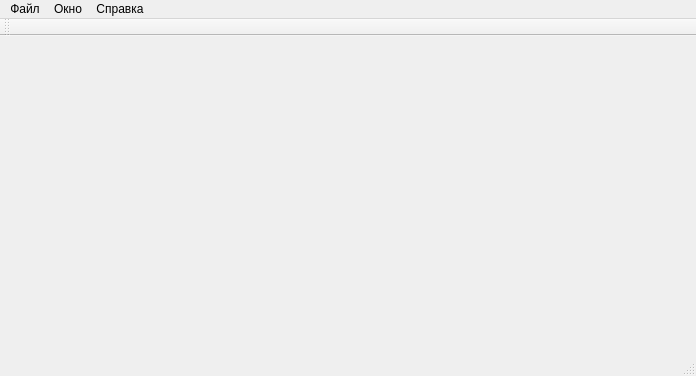
<?xml version="1.0" encoding="UTF-8"?>
<ui version="4.0">
 <class>reportviewQt</class>
 <widget class="QMainWindow" name="reportviewQt">
  <property name="geometry">
   <rect>
    <x>0</x>
    <y>0</y>
    <width>696</width>
    <height>376</height>
   </rect>
  </property>
  <property name="sizePolicy">
   <sizepolicy hsizetype="Expanding" vsizetype="Expanding">
    <horstretch>0</horstretch>
    <verstretch>0</verstretch>
   </sizepolicy>
  </property>
  <property name="windowTitle">
   <string>reportviewQt</string>
  </property>
  <widget class="QWidget" name="centralWidget">
   <layout class="QHBoxLayout" name="horizontalLayout">
    <item>
     <widget class="QCustomPlot" name="customplot" native="true">
      <property name="sizePolicy">
       <sizepolicy hsizetype="Expanding" vsizetype="Expanding">
        <horstretch>0</horstretch>
        <verstretch>0</verstretch>
       </sizepolicy>
      </property>
      <property name="minimumSize">
       <size>
        <width>500</width>
        <height>0</height>
       </size>
      </property>
     </widget>
    </item>
   </layout>
  </widget>
  <widget class="QMenuBar" name="menuBar">
   <property name="geometry">
    <rect>
     <x>0</x>
     <y>0</y>
     <width>696</width>
     <height>21</height>
    </rect>
   </property>
   <widget class="QMenu" name="menu">
    <property name="title">
     <string>Файл</string>
    </property>
    <addaction name="action_downloadFile"/>
    <addaction name="action_dataParser"/>
    <addaction name="action_general_settings"/>
    <addaction name="action__clear_qcp"/>
    <addaction name="action_write_to_pdf"/>
    <addaction name="action_exit"/>
   </widget>
   <widget class="QMenu" name="menu_2">
    <property name="title">
     <string>Окно</string>
    </property>
    <widget class="QMenu" name="menu_window">
     <property name="title">
      <string>Показывать...</string>
     </property>
     <addaction name="action_4"/>
    </widget>
    <addaction name="menu_window"/>
   </widget>
   <widget class="QMenu" name="menu_3">
    <property name="title">
     <string>Справка</string>
    </property>
    <addaction name="action_help"/>
    <addaction name="action_about_this"/>
   </widget>
   <addaction name="menu"/>
   <addaction name="menu_2"/>
   <addaction name="menu_3"/>
  </widget>
  <widget class="QToolBar" name="mainToolBar">
   <attribute name="toolBarArea">
    <enum>TopToolBarArea</enum>
   </attribute>
   <attribute name="toolBarBreak">
    <bool>false</bool>
   </attribute>
  </widget>
  <widget class="QStatusBar" name="statusBar"/>
  <action name="action_about_this">
   <property name="text">
    <string>О программе &quot;Просмотр графиков&quot;...</string>
   </property>
  </action>
  <action name="action_help">
   <property name="text">
    <string>Содержание</string>
   </property>
  </action>
  <action name="action_4">
   <property name="text">
    <string>Меню параметров</string>
   </property>
  </action>
  <action name="action_exit">
   <property name="text">
    <string>Выход</string>
   </property>
  </action>
  <action name="action_write_to_pdf">
   <property name="text">
    <string>Создание отчета...</string>
   </property>
  </action>
  <action name="action_7">
   <property name="text">
    <string>Сохранить как...</string>
   </property>
  </action>
  <action name="action_downloadFile">
   <property name="text">
    <string>Загрузить данные из файла...</string>
   </property>
  </action>
  <action name="action_add_graph">
   <property name="text">
    <string>Add Graph (default)</string>
   </property>
  </action>
  <action name="action__clear_qcp">
   <property name="text">
    <string>Удалить все графики</string>
   </property>
  </action>
  <action name="action_general_settings">
   <property name="text">
    <string>Общие настройки...</string>
   </property>
  </action>
  <action name="action_dataParser">
   <property name="text">
    <string>Конвертер данных...</string>
   </property>
  </action>
 </widget>
 <layoutdefault spacing="6" margin="11"/>
 <customwidgets>
  <customwidget>
   <class>QCustomPlot</class>
   <extends>QWidget</extends>
   <header location="global">F:\MyProg\SwT\binTools\reportViewQtVer1.1\xml\new_kin\reportViewQt\qcustomplot.h</header>
   <container>1</container>
  </customwidget>
 </customwidgets>
 <resources/>
 <connections/>
</ui>
